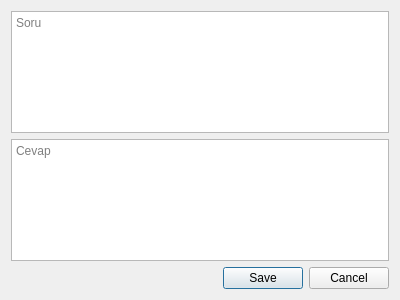
<?xml version="1.0" encoding="UTF-8"?>
<ui version="4.0">
 <class>AddQaDialog</class>
 <widget class="QDialog" name="AddQaDialog">
  <property name="geometry">
   <rect>
    <x>0</x>
    <y>0</y>
    <width>400</width>
    <height>300</height>
   </rect>
  </property>
  <property name="windowTitle">
   <string>Soru &amp; Cevap Ekle</string>
  </property>
  <layout class="QVBoxLayout" name="verticalLayout_2">
   <item>
    <layout class="QVBoxLayout" name="verticalLayout">
     <item>
      <widget class="QTextEdit" name="questionEdit">
       <property name="placeholderText">
        <string>Soru</string>
       </property>
      </widget>
     </item>
     <item>
      <widget class="QTextEdit" name="answerEdit">
       <property name="placeholderText">
        <string>Cevap</string>
       </property>
      </widget>
     </item>
    </layout>
   </item>
   <item>
    <widget class="QDialogButtonBox" name="buttonBox">
     <property name="orientation">
      <enum>Qt::Horizontal</enum>
     </property>
     <property name="standardButtons">
      <set>QDialogButtonBox::Cancel|QDialogButtonBox::Save</set>
     </property>
    </widget>
   </item>
  </layout>
 </widget>
 <resources/>
 <connections>
  <connection>
   <sender>buttonBox</sender>
   <signal>accepted()</signal>
   <receiver>AddQaDialog</receiver>
   <slot>accept()</slot>
   <hints>
    <hint type="sourcelabel">
     <x>248</x>
     <y>254</y>
    </hint>
    <hint type="destinationlabel">
     <x>157</x>
     <y>274</y>
    </hint>
   </hints>
  </connection>
  <connection>
   <sender>buttonBox</sender>
   <signal>rejected()</signal>
   <receiver>AddQaDialog</receiver>
   <slot>reject()</slot>
   <hints>
    <hint type="sourcelabel">
     <x>316</x>
     <y>260</y>
    </hint>
    <hint type="destinationlabel">
     <x>286</x>
     <y>274</y>
    </hint>
   </hints>
  </connection>
 </connections>
</ui>
